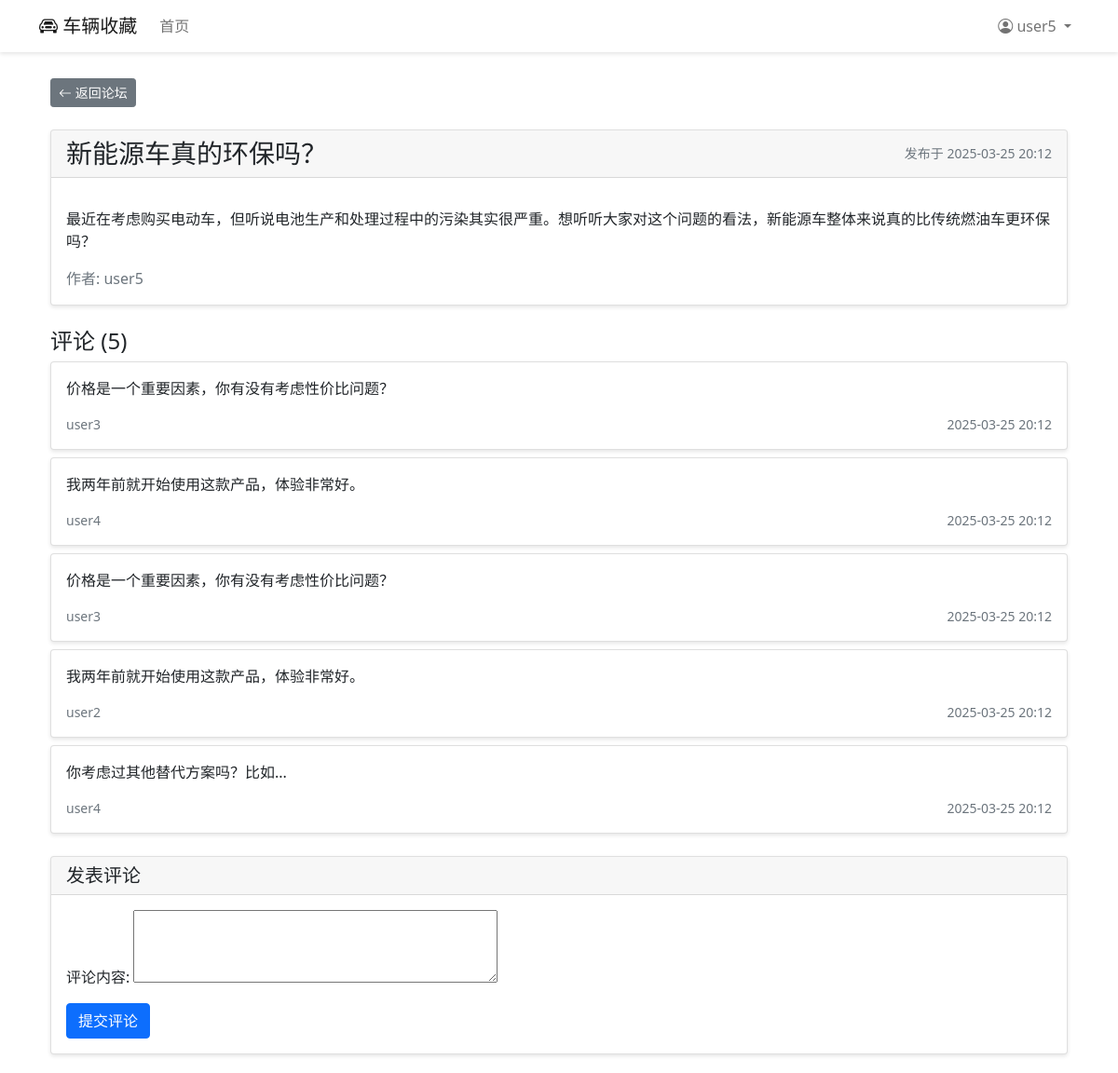
Page /forum/post/2/ (signed in) on the committed database.
### cars/models.py (models this page shows)
class Post(models.Model):
    title = models.CharField(max_length=200, verbose_name='标题')
    content = models.TextField(verbose_name='内容')
    author = models.ForeignKey(
        User,
        on_delete=models.CASCADE,
        related_name='posts',
        verbose_name='作者'
    )
    created_at = models.DateTimeField(auto_now_add=True, verbose_name='创建时间')
    updated_at = models.DateTimeField(auto_now=True, verbose_name='更新时间')
    class Meta:
        ordering = ['-created_at']
        verbose_name = '帖子'
        verbose_name_plural = '帖子列表'

class Comment(models.Model):
    post = models.ForeignKey(
        Post,
        on_delete=models.CASCADE,
        related_name='comments',
        verbose_name='帖子'
    )
    author = models.ForeignKey(
        User,
        on_delete=models.CASCADE,
        related_name='comments',
        verbose_name='作者'
    )
    content = models.TextField(verbose_name='评论内容')
    created_at = models.DateTimeField(auto_now_add=True, verbose_name='创建时间')
    class Meta:
        ordering = ['created_at']
        verbose_name = '评论'
        verbose_name_plural = '评论列表'

### cars/views.py (the view)
# urls.py: path('forum/post/<int:post_id>/', views.post_detail, name='post_detail'),
@login_required
def post_detail(request, post_id):
    post = get_object_or_404(Post, id=post_id)
    comments = post.comments.all()
    if request.method == 'POST':
        form = CommentForm(request.POST)
        if form.is_valid():
            comment = form.save(commit=False)
            comment.post = post
            comment.author = request.user
            comment.save()
            return redirect('post_detail', post_id=post.id)
    else:
        form = CommentForm()
    return render(request, 'forum/post_detail.html', {
        'post': post,
        'comments': comments,
        'form': form
    })

### cars/forms.py
class CommentForm(forms.ModelForm):
    class Meta:
        model = Comment
        fields = ['content']
        widgets = {
            'content': forms.Textarea(attrs={'rows': 3})
        }

### cars/templates/forum/post_detail.html (shortened to what this page needs)
{% extends 'base.html' %}
{% block content %}
<div class="container">
    <div class="mb-4">
        <a href="{% url 'post_list' %}" class="btn btn-secondary btn-sm">
            <i class="bi bi-arrow-left"></i> 返回论坛
        </a>
    </div>
    <div class="card mb-4">
        <div class="card-header d-flex justify-content-between align-items-center">
            <h3 class="mb-0">{{ post.title }}</h3>
            <small class="text-muted">
                发布于 {{ post.created_at|date:"Y-m-d H:i" }}
            </small>
        </div>
        <div class="card-body">
            <div class="mb-3">
                <p class="card-text">{{ post.content|linebreaks }}</p>
            </div>
            <div class="d-flex justify-content-between">
                <span class="text-muted">作者: {{ post.author.username }}</span>
            </div>
        </div>
    </div>
    <h4>评论 ({{ comments.count }})</h4>
    {% for comment in comments %}
        <div class="card mb-2">
            <div class="card-body">
                <p class="card-text">{{ comment.content }}</p>
                <div class="d-flex justify-content-between">
                    <small class="text-muted">{{ comment.author.username }}</small>
                    <small class="text-muted">{{ comment.created_at|date:"Y-m-d H:i" }}</small>
                </div>
            </div>
        </div>
    {% empty %}
        <div class="alert alert-info">暂无评论</div>
    {% endfor %}
    <div class="card mt-4">
        <div class="card-header">
            <h5 class="mb-0">发表评论</h5>
        </div>
        <div class="card-body">
            <form method="post" action="{% url 'post_detail' post.id %}">
                <div class="mb-3">
                    {{ form.content.label_tag }}
                    {{ form.content }}
                </div>
                <button type="submit" class="btn btn-primary">提交评论</button>
            </form>
        </div>
    </div>
</div>
{% endblock %}

### cars/templates/base.html (shortened to what this page needs)
<!DOCTYPE html>
<html lang="zh">
<head>
    <link href="https://cdn.jsdelivr.net/npm/bootstrap@5.1.3/dist/css/bootstrap.min.css" rel="stylesheet">
    <link href="https://cdn.jsdelivr.net/npm/bootstrap-icons@1.7.2/font/bootstrap-icons.css" rel="stylesheet">
</head>
<body>
    <nav class="navbar navbar-expand-lg navbar-light fixed-top">
        <div class="container">
            <a class="navbar-brand" href="{% url 'car_list' %}">
                <i class="bi bi-car-front"></i> 车辆收藏
            </a>
            <div class="collapse navbar-collapse" id="navbarNav">
                <ul class="navbar-nav me-auto">
                    <li class="nav-item">
                        <a class="nav-link" href="{% url 'car_list' %}">首页</a>
                    </li>
                </ul>
                <ul class="navbar-nav">
                    {% if user.is_authenticated %}
                        <li class="nav-item dropdown">
                            <a class="nav-link dropdown-toggle" href="#" id="navbarDropdown" role="button" data-bs-toggle="dropdown">
                                <i class="bi bi-person-circle"></i>
                                {{ user.username }}
                            </a>
                        </li>
                    {% endif %}
                </ul>
            </div>
        </div>
    </nav>
    <div class="container mt-4">
        {% block content %}
        {% endblock %}
    </div>
</body>
</html>

### cars/templates/base.html (style rules this page uses)
body { background-color: rgb(255, 255, 255); padding-top: 60px; }
.navbar { background-color:rgb(255, 255, 255); box-shadow: 0 2px 4px rgba(0,0,0,0.1); }
.card { margin-bottom: 20px; box-shadow: 0 2px 4px rgba(0,0,0,0.1); }

### rows in the picture
Post: title "新能源车真的环保吗？", created_at "2025-03-25 20:12", content "最近在考虑购买电动车，但听说电池生产和处理过程中的污染其实很严重。想听听大家对这个问题的看法，新能源车整体来说真的比传统燃油车更环保吗？", author.username "user5", count "5"
Comment: content "价格是一个重要因素，你有没有考虑性价比问题？", author.username "user3", created_at "2025-03-25 20:12"
Comment: content "我两年前就开始使用这款产品，体验非常好。", author.username "user4", created_at "2025-03-25 20:12"
Comment: content "价格是一个重要因素，你有没有考虑性价比问题？", author.username "user3", created_at "2025-03-25 20:12"
Comment: content "我两年前就开始使用这款产品，体验非常好。", author.username "user2", created_at "2025-03-25 20:12"
Comment: content "你考虑过其他替代方案吗？比如...", author.username "user4", created_at "2025-03-25 20:12"

### other values in the picture
{{ user.username }} "user5"
